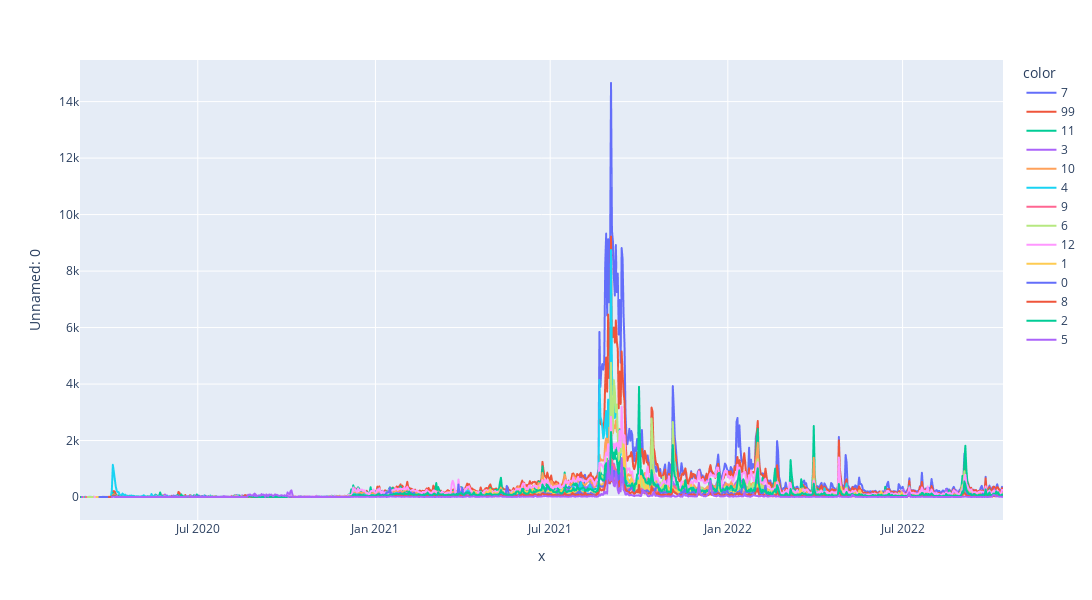

This figure's notebook cell:
### Code cell
top_plot=topics_dates.groupby(['date', 'topics']).count()
top_plot.index.get_level_values('date')
import plotly.express as px
fig = px.line(topics_dates.groupby(['date', 'topics']).count(), x = top_plot.index.get_level_values('date'), y='Unnamed: 0', color=top_plot.index.get_level_values('topics'), width=1500, height=600)
fig.show()

### Figure 1 — Plotly figure (JSON) as saved in the notebook; plotly's stock layout.template omitted (floating-point values rounded to 4 significant figures; data arrays with more than 128 entries replaced by an {"elided": "..."} marker saying what was removed)
{"data": [{"hovertemplate": "color=7<br>x=%{x}<br>Unnamed: 0=%{y}<extra></extra>", "legendgroup": "7", "line": {"color": "#636efa", "dash": "solid"}, "marker": {"symbol": "circle"}, "mode": "lines", "name": "7", "showlegend": true, "type": "scattergl", "x": {"elided": "950 str values"}, "xaxis": "x", "y": {"elided": "950 int values"}, "yaxis": "y"}, {"hovertemplate": "color=99<br>x=%{x}<br>Unnamed: 0=%{y}<extra></extra>", "legendgroup": "99", "line": {"color": "#EF553B", "dash": "solid"}, "marker": {"symbol": "circle"}, "mode": "lines", "name": "99", "showlegend": true, "type": "scattergl", "x": {"elided": "947 str values"}, "xaxis": "x", "y": {"elided": "947 int values"}, "yaxis": "y"}, {"hovertemplate": "color=11<br>x=%{x}<br>Unnamed: 0=%{y}<extra></extra>", "legendgroup": "11", "line": {"color": "#00cc96", "dash": "solid"}, "marker": {"symbol": "circle"}, "mode": "lines", "name": "11", "showlegend": true, "type": "scattergl", "x": {"elided": "933 str values"}, "xaxis": "x", "y": {"elided": "933 int values"}, "yaxis": "y"}, {"hovertemplate": "color=3<br>x=%{x}<br>Unnamed: 0=%{y}<extra></extra>", "legendgroup": "3", "line": {"color": "#ab63fa", "dash": "solid"}, "marker": {"symbol": "circle"}, "mode": "lines", "name": "3", "showlegend": true, "type": "scattergl", "x": {"elided": "938 str values"}, "xaxis": "x", "y": {"elided": "938 int values"}, "yaxis": "y"}, {"hovertemplate": "color=10<br>x=%{x}<br>Unnamed: 0=%{y}<extra></extra>", "legendgroup": "10", "line": {"color": "#FFA15A", "dash": "solid"}, "marker": {"symbol": "circle"}, "mode": "lines", "name": "10", "showlegend": true, "type": "scattergl", "x": {"elided": "930 str values"}, "xaxis": "x", "y": {"elided": "930 int values"}, "yaxis": "y"}, {"hovertemplate": "color=4<br>x=%{x}<br>Unnamed: 0=%{y}<extra></extra>", "legendgroup": "4", "line": {"color": "#19d3f3", "dash": "solid"}, "marker": {"symbol": "circle"}, "mode": "lines", "name": "4", "showlegend": true, "type": "scattergl", "x": {"elided": "942 str values"}, "xaxis": "x", "y": {"elided": "942 int values"}, "yaxis": "y"}, {"hovertemplate": "color=9<br>x=%{x}<br>Unnamed: 0=%{y}<extra></extra>", "legendgroup": "9", "line": {"color": "#FF6692", "dash": "solid"}, "marker": {"symbol": "circle"}, "mode": "lines", "name": "9", "showlegend": true, "type": "scattergl", "x": {"elided": "881 str values"}, "xaxis": "x", "y": {"elided": "881 int values"}, "yaxis": "y"}, {"hovertemplate": "color=6<br>x=%{x}<br>Unnamed: 0=%{y}<extra></extra>", "legendgroup": "6", "line": {"color": "#B6E880", "dash": "solid"}, "marker": {"symbol": "circle"}, "mode": "lines", "name": "6", "showlegend": true, "type": "scattergl", "x": {"elided": "906 str values"}, "xaxis": "x", "y": {"elided": "906 int values"}, "yaxis": "y"}, {"hovertemplate": "color=12<br>x=%{x}<br>Unnamed: 0=%{y}<extra></extra>", "legendgroup": "12", "line": {"color": "#FF97FF", "dash": "solid"}, "marker": {"symbol": "circle"}, "mode": "lines", "name": "12", "showlegend": true, "type": "scattergl", "x": {"elided": "927 str values"}, "xaxis": "x", "y": {"elided": "927 int values"}, "yaxis": "y"}, {"hovertemplate": "color=1<br>x=%{x}<br>Unnamed: 0=%{y}<extra></extra>", "legendgroup": "1", "line": {"color": "#FECB52", "dash": "solid"}, "marker": {"symbol": "circle"}, "mode": "lines", "name": "1", "showlegend": true, "type": "scattergl", "x": {"elided": "913 str values"}, "xaxis": "x", "y": {"elided": "913 int values"}, "yaxis": "y"}, {"hovertemplate": "color=0<br>x=%{x}<br>Unnamed: 0=%{y}<extra></extra>", "legendgroup": "0", "line": {"color": "#636efa", "dash": "solid"}, "marker": {"symbol": "circle"}, "mode": "lines", "name": "0", "showlegend": true, "type": "scattergl", "x": {"elided": "900 str values"}, "xaxis": "x", "y": {"elided": "900 int values"}, "yaxis": "y"}, {"hovertemplate": "color=8<br>x=%{x}<br>Unnamed: 0=%{y}<extra></extra>", "legendgroup": "8", "line": {"color": "#EF553B", "dash": "solid"}, "marker": {"symbol": "circle"}, "mode": "lines", "name": "8", "showlegend": true, "type": "scattergl", "x": {"elided": "900 str values"}, "xaxis": "x", "y": {"elided": "900 int values"}, "yaxis": "y"}, {"hovertemplate": "color=2<br>x=%{x}<br>Unnamed: 0=%{y}<extra></extra>", "legendgroup": "2", "line": {"color": "#00cc96", "dash": "solid"}, "marker": {"symbol": "circle"}, "mode": "lines", "name": "2", "showlegend": true, "type": "scattergl", "x": {"elided": "915 str values"}, "xaxis": "x", "y": {"elided": "915 int values"}, "yaxis": "y"}, {"hovertemplate": "color=5<br>x=%{x}<br>Unnamed: 0=%{y}<extra></extra>", "legendgroup": "5", "line": {"color": "#ab63fa", "dash": "solid"}, "marker": {"symbol": "circle"}, "mode": "lines", "name": "5", "showlegend": true, "type": "scattergl", "x": {"elided": "809 str values"}, "xaxis": "x", "y": {"elided": "809 int values"}, "yaxis": "y"}], "layout": {"height": 600, "legend": {"title": {"text": "color"}, "tracegroupgap": 0}, "margin": {"t": 60}, "width": 1500, "xaxis": {"anchor": "y", "domain": [0, 1], "title": {"text": "x"}}, "yaxis": {"anchor": "x", "domain": [0, 1], "title": {"text": "Unnamed: 0"}}}}
